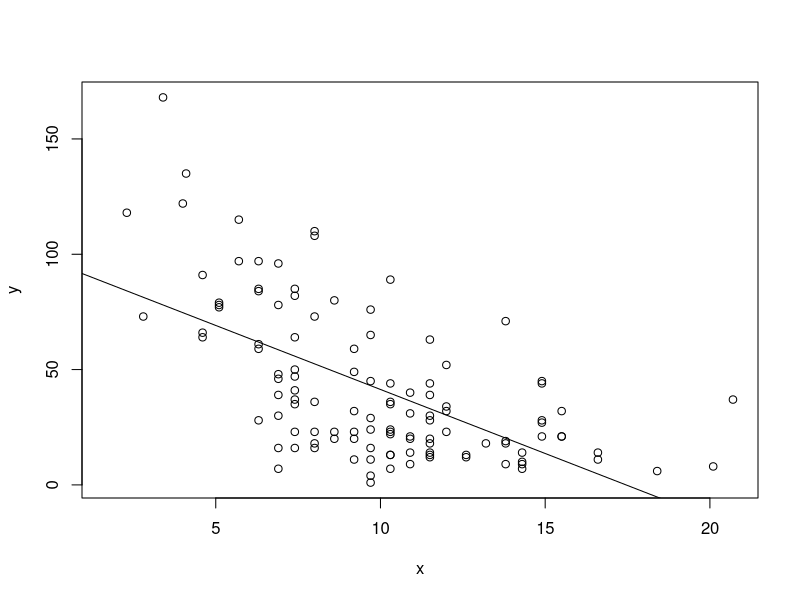

This chart was generated by the following R code:
## ---- chunk 1
knitr::opts_chunk$set(echo = TRUE)
## ---- chunk 2
data("airquality")
head(airquality)
a=lm(Ozone~Wind,data = airquality)
summary(a)
## ---- chunk 3
x=airquality$Wind
y=airquality$Ozone
plot(x,y)
abline(a)
